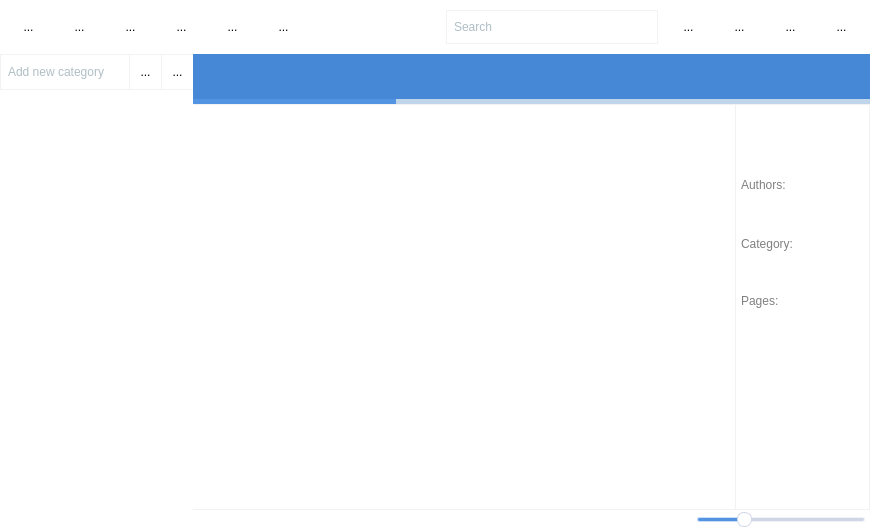
<?xml version="1.0" encoding="UTF-8"?>
<ui version="4.0">
 <class>MainWindow</class>
 <widget class="QMainWindow" name="MainWindow">
  <property name="geometry">
   <rect>
    <x>0</x>
    <y>0</y>
    <width>870</width>
    <height>530</height>
   </rect>
  </property>
  <property name="minimumSize">
   <size>
    <width>870</width>
    <height>530</height>
   </size>
  </property>
  <property name="maximumSize">
   <size>
    <width>16777215</width>
    <height>16777215</height>
   </size>
  </property>
  <property name="windowTitle">
   <string>V-Library</string>
  </property>
  <property name="windowIcon">
   <iconset resource="images.qrc">
    <normaloff>:/logo/images/logo.png</normaloff>:/logo/images/logo.png</iconset>
  </property>
  <property name="styleSheet">
   <string notr="true">/*
	QMainWindow
*/

QMainWindow
{
	background-color: rgb(255, 255, 255)
}

/*
	QListWidget
*/

QListWidget#list__categories
{
	color:#607D8B;
	background-color: white;
	border-top: 0px;
}
QListWidget#list__categories:item
{
	background-color: #ECEFF1;
	margin-bottom:1px;
	padding:5px;
	height: 30px;
	border-radius: 0px
}
QListWidget#list__categories:item:hover
{
	background-color: #f2f2f2;
	border: 0px
}
QListWidget#list__categories:item:selected
{
	background-color: #f2f2f2;
	color:#607D8B;
}

/*************************************/

QListWidget#list__books
{
	border: 1px solid #f2f2f2;
	border-left: 0;
	border-right: 0;
	color: #607D8B;
	background-color: qlineargradient(spread:pad, x1:0.349, y1:0.869, x2:0.283, 		y2:0.744, stop:0 rgba(250, 250, 250, 255), stop:0.330189 rgba(250, 250, 250, 255), stop:0.334906 rgba(250, 250, 250, 255), stop:0.665094 rgba(250, 250, 250, 255), stop:0.67 rgba(244, 244, 244, 255), stop:1 rgba(244, 244, 244, 255))
}

QListWidget#list__books:item
{
	background-color: white;
	border-radius: 2px;
	margin: 8px;
	width: 129px;
	height: 190px
}

QListWidget#list__books:item:hover
{
	background-color: #f2f2f2;
	border: 1px solid #ECEFF1
}

QListWidget#list__books:item:selected
{
	background-color: #f2f2f2;
	border: 1px solid #ECEFF1;
	color: #607D8B
}

/*
	QFrame
*/

QFrame#sidebar
{
	background-color: white;
	border: 1px solid #f2f2f2
}

QFrame#alert__form
{
	background-color: #4687D6;
	border: 0
}

/*
	QLineEdit
*/

QLineEdit#name__category,
QLineEdit#search__line__edit
{
	border: 1px solid #f2f2f2;
	color: #607D8B;
	height: 34px;
	padding: 0 5px
}

QLineEdit#search__line__edit
{
	width: 200px;
	height: 32px
}

/*
	QToolButton
*/

QToolButton
{
	background: transparent;
	width: 30px;
	padding: 4px;
	border: 0
}

QToolButton:hover
{
	background-color: #ECEFF1;
	border-radius: 3px
}

QToolButton#add__category,
QToolButton#edit__category
{
	border: 1px solid #f2f2f2;
	border-right: 0;
	width: 28px;
	height: 31px;
	padding: 0px;
	border-radius: 0
}

QToolButton#add__category
{
	border-right: 0;
	border-left: 0
}

QToolButton#close:hover
{
	background-color: none
}

/*
	QScrollBar
*/

QScrollBar:vertical
{
	background-color: #eceff1;
	width: 5px;    
	margin: 0;
	border: 0
}

QScrollBar::handle:vertical
{
	background-color: #b0bec5;
	min-height: 15px;
	border-radius: 2px
}

QScrollBar::add-line:vertical
{
	height: 0px
}

QScrollBar::sub-line:vertical
{
	height: 0px
}

QScrollBar:horizontal
{
	background-color: #eceff1;
	height: 5px;    
	margin: 0;
	border: 0
}

QScrollBar::handle:horizontal
{
	background-color: #b0bec5;
	min-width: 15px;
	border-radius: 2px
}

QScrollBar::add-line:horizontal
{
	width: 0px
}

QScrollBar::sub-line:horizontal
{
	width: 0px
}

/*
	QProgressBar
*/

QProgressBar
{
	border-radius: 0;
	background-color: #c0d4ea
}

QProgressBar::chunk
{
	background-color: #5294e2
}

/*
	QToolTip
*/

QToolTip
{
	color: grey;
	border: 0;
	background-color: white
}

/*
	QMain
*/

QMain
{
	background-color: rgb(255, 255, 255);
}

/*
	QMenu
*/

QMenu::item
{
	padding: 4px 20px 4px 20px;
}

QMenu::item:selected
{
     background: #4c7fbf;
	 color:white
}

/*
	QLabel
*/

QLabel
{
	color: grey
}

QLabel#book__image
{
	border: 0px
}

QLabel#book__title
{
	margin-bottom: 20px
}

QLabel#book__title,
QLabel#book__author,
QLabel#book__category
{
	color: #5c616c
}

QLabel#msg
{
	color: white
}

/*
	QSlider
*/

QSlider::groove:horizontal
{
	background: white;
	height: 5px;
	border-radius: 4px;
}

QSlider::sub-page:horizontal
{
	background: #5294e2;
	border: 1px solid #c9def6;
	height: 10px;
	border-radius: 2px;
}

QSlider::add-page:horizontal
{
	background: #cfd6e6;
	border: 1px solid #f0f2f7;
	height: 10px;
	border-radius: 2px;
}

QSlider::handle:horizontal
{
	background: white;
	border: 1px solid #cfd6e6;
	width: 13px;
	margin-top: -5px;
	margin-bottom: -5px;
	border-radius: 7px;
}

QSlider::handle:horizontal:hover
{
	background: #5294e2;
	border: 1px solid #5294e2;
}

QSlider::handle:horizontal:disabled
{
	border: 1px solid #f0f2f7;
}</string>
  </property>
  <widget class="QWidget" name="centralwidget">
   <layout class="QGridLayout" name="gridLayout">
    <property name="leftMargin">
     <number>0</number>
    </property>
    <property name="topMargin">
     <number>8</number>
    </property>
    <property name="rightMargin">
     <number>0</number>
    </property>
    <property name="bottomMargin">
     <number>0</number>
    </property>
    <property name="horizontalSpacing">
     <number>0</number>
    </property>
    <property name="verticalSpacing">
     <number>8</number>
    </property>
    <item row="0" column="0">
     <layout class="QHBoxLayout" name="horizontalLayout" stretch="0,0,0,0,0,0,0,0,0,0,0,0">
      <property name="spacing">
       <number>10</number>
      </property>
      <property name="leftMargin">
       <number>8</number>
      </property>
      <property name="topMargin">
       <number>2</number>
      </property>
      <property name="rightMargin">
       <number>8</number>
      </property>
      <property name="bottomMargin">
       <number>2</number>
      </property>
      <item>
       <widget class="QToolButton" name="add__book">
        <property name="enabled">
         <bool>true</bool>
        </property>
        <property name="toolTip">
         <string>Add</string>
        </property>
        <property name="text">
         <string>...</string>
        </property>
        <property name="icon">
         <iconset resource="images.qrc">
          <normaloff>:/interface/images/Add File_24px.png</normaloff>:/interface/images/Add File_24px.png</iconset>
        </property>
        <property name="iconSize">
         <size>
          <width>26</width>
          <height>26</height>
         </size>
        </property>
       </widget>
      </item>
      <item>
       <widget class="QToolButton" name="open__book">
        <property name="toolTip">
         <string>View</string>
        </property>
        <property name="text">
         <string>...</string>
        </property>
        <property name="icon">
         <iconset resource="images.qrc">
          <normaloff>:/interface/images/View_24px.png</normaloff>:/interface/images/View_24px.png</iconset>
        </property>
        <property name="iconSize">
         <size>
          <width>26</width>
          <height>26</height>
         </size>
        </property>
       </widget>
      </item>
      <item>
       <widget class="QToolButton" name="edit__book">
        <property name="toolTip">
         <string>Edit</string>
        </property>
        <property name="text">
         <string>...</string>
        </property>
        <property name="icon">
         <iconset resource="images.qrc">
          <normaloff>:/interface/images/Edit File_24px.png</normaloff>:/interface/images/Edit File_24px.png</iconset>
        </property>
        <property name="iconSize">
         <size>
          <width>26</width>
          <height>26</height>
         </size>
        </property>
       </widget>
      </item>
      <item>
       <widget class="QToolButton" name="get__book">
        <property name="toolTip">
         <string>Copy book to...</string>
        </property>
        <property name="text">
         <string>...</string>
        </property>
        <property name="icon">
         <iconset resource="images.qrc">
          <normaloff>:/interface/images/Load Resume Template_24px.png</normaloff>:/interface/images/Load Resume Template_24px.png</iconset>
        </property>
        <property name="iconSize">
         <size>
          <width>26</width>
          <height>26</height>
         </size>
        </property>
       </widget>
      </item>
      <item>
       <widget class="QToolButton" name="delete__book">
        <property name="toolTip">
         <string>Delete</string>
        </property>
        <property name="text">
         <string>...</string>
        </property>
        <property name="icon">
         <iconset resource="images.qrc">
          <normaloff>:/interface/images/Delete File_24px.png</normaloff>:/interface/images/Delete File_24px.png</iconset>
        </property>
        <property name="iconSize">
         <size>
          <width>26</width>
          <height>26</height>
         </size>
        </property>
       </widget>
      </item>
      <item>
       <widget class="QToolButton" name="about">
        <property name="toolTip">
         <string>About</string>
        </property>
        <property name="text">
         <string>...</string>
        </property>
        <property name="icon">
         <iconset resource="images.qrc">
          <normaloff>:/interface/images/About_24px.png</normaloff>:/interface/images/About_24px.png</iconset>
        </property>
        <property name="iconSize">
         <size>
          <width>26</width>
          <height>26</height>
         </size>
        </property>
       </widget>
      </item>
      <item>
       <spacer name="horizontalSpacer">
        <property name="orientation">
         <enum>Qt::Horizontal</enum>
        </property>
        <property name="sizeHint" stdset="0">
         <size>
          <width>285</width>
          <height>20</height>
         </size>
        </property>
       </spacer>
      </item>
      <item>
       <widget class="QLineEdit" name="search__line__edit">
        <property name="enabled">
         <bool>true</bool>
        </property>
        <property name="maximumSize">
         <size>
          <width>250</width>
          <height>16777215</height>
         </size>
        </property>
        <property name="font">
         <font>
          <weight>50</weight>
          <italic>false</italic>
          <bold>false</bold>
         </font>
        </property>
        <property name="dragEnabled">
         <bool>false</bool>
        </property>
        <property name="placeholderText">
         <string>Search</string>
        </property>
       </widget>
      </item>
      <item>
       <widget class="QToolButton" name="search">
        <property name="toolTip">
         <string>Search</string>
        </property>
        <property name="text">
         <string>...</string>
        </property>
        <property name="icon">
         <iconset resource="images.qrc">
          <normaloff>:/interface/images/Search_24px.png</normaloff>:/interface/images/Search_24px.png</iconset>
        </property>
        <property name="iconSize">
         <size>
          <width>26</width>
          <height>26</height>
         </size>
        </property>
       </widget>
      </item>
      <item>
       <widget class="QToolButton" name="list__mode">
        <property name="toolTip">
         <string>ListMode</string>
        </property>
        <property name="text">
         <string>...</string>
        </property>
        <property name="icon">
         <iconset resource="images.qrc">
          <normaloff>:/interface/images/News Feed_24px.png</normaloff>:/interface/images/News Feed_24px.png</iconset>
        </property>
        <property name="iconSize">
         <size>
          <width>26</width>
          <height>26</height>
         </size>
        </property>
       </widget>
      </item>
      <item>
       <widget class="QToolButton" name="icon__mode">
        <property name="toolTip">
         <string>IconMode</string>
        </property>
        <property name="styleSheet">
         <string notr="true"/>
        </property>
        <property name="text">
         <string>...</string>
        </property>
        <property name="icon">
         <iconset resource="images.qrc">
          <normaloff>:/interface/images/Grid View_24px.png</normaloff>:/interface/images/Grid View_24px.png</iconset>
        </property>
        <property name="iconSize">
         <size>
          <width>26</width>
          <height>26</height>
         </size>
        </property>
        <property name="checked">
         <bool>false</bool>
        </property>
       </widget>
      </item>
      <item>
       <widget class="QToolButton" name="toggle__sidebar">
        <property name="toolTip">
         <string>Show Panel</string>
        </property>
        <property name="text">
         <string>...</string>
        </property>
        <property name="icon">
         <iconset resource="images.qrc">
          <normaloff>:/interface/images/Left page_24px.png</normaloff>:/interface/images/Left page_24px.png</iconset>
        </property>
        <property name="iconSize">
         <size>
          <width>26</width>
          <height>26</height>
         </size>
        </property>
       </widget>
      </item>
     </layout>
    </item>
    <item row="1" column="0">
     <layout class="QHBoxLayout" name="horizontalLayout_4" stretch="2,7">
      <property name="spacing">
       <number>0</number>
      </property>
      <item>
       <layout class="QVBoxLayout" name="verticalLayout">
        <property name="spacing">
         <number>0</number>
        </property>
        <item>
         <layout class="QHBoxLayout" name="horizontalLayout_2">
          <property name="spacing">
           <number>0</number>
          </property>
          <item>
           <widget class="QLineEdit" name="name__category">
            <property name="maximumSize">
             <size>
              <width>185</width>
              <height>16777215</height>
             </size>
            </property>
            <property name="toolTip">
             <string>Add new category</string>
            </property>
            <property name="styleSheet">
             <string notr="true"/>
            </property>
            <property name="inputMask">
             <string/>
            </property>
            <property name="text">
             <string/>
            </property>
            <property name="placeholderText">
             <string>Add new category</string>
            </property>
            <property name="cursorMoveStyle">
             <enum>Qt::LogicalMoveStyle</enum>
            </property>
           </widget>
          </item>
          <item>
           <widget class="QToolButton" name="add__category">
            <property name="toolTip">
             <string>Add</string>
            </property>
            <property name="styleSheet">
             <string notr="true"/>
            </property>
            <property name="text">
             <string>...</string>
            </property>
            <property name="icon">
             <iconset resource="images.qrc">
              <normaloff>:/interface/images/Plus_18px.png</normaloff>:/interface/images/Plus_18px.png</iconset>
            </property>
            <property name="iconSize">
             <size>
              <width>18</width>
              <height>18</height>
             </size>
            </property>
           </widget>
          </item>
          <item>
           <widget class="QToolButton" name="edit__category">
            <property name="enabled">
             <bool>true</bool>
            </property>
            <property name="toolTip">
             <string>Edit</string>
            </property>
            <property name="styleSheet">
             <string notr="true">border-right: 0</string>
            </property>
            <property name="text">
             <string>...</string>
            </property>
            <property name="icon">
             <iconset resource="images.qrc">
              <normaloff>:/interface/images/Edit_16px.png</normaloff>:/interface/images/Edit_16px.png</iconset>
            </property>
            <property name="iconSize">
             <size>
              <width>16</width>
              <height>16</height>
             </size>
            </property>
           </widget>
          </item>
         </layout>
        </item>
        <item>
         <widget class="QListWidget" name="list__categories">
          <property name="maximumSize">
           <size>
            <width>250</width>
            <height>16777215</height>
           </size>
          </property>
          <property name="styleSheet">
           <string notr="true"/>
          </property>
          <property name="frameShape">
           <enum>QFrame::NoFrame</enum>
          </property>
          <property name="verticalScrollBarPolicy">
           <enum>Qt::ScrollBarAsNeeded</enum>
          </property>
          <property name="horizontalScrollBarPolicy">
           <enum>Qt::ScrollBarAsNeeded</enum>
          </property>
          <property name="dragDropMode">
           <enum>QAbstractItemView::InternalMove</enum>
          </property>
          <property name="iconSize">
           <size>
            <width>22</width>
            <height>22</height>
           </size>
          </property>
          <property name="spacing">
           <number>0</number>
          </property>
         </widget>
        </item>
       </layout>
      </item>
      <item>
       <layout class="QVBoxLayout" name="verticalLayout_2">
        <property name="spacing">
         <number>0</number>
        </property>
        <item>
         <widget class="QFrame" name="alert__form">
          <property name="minimumSize">
           <size>
            <width>0</width>
            <height>37</height>
           </size>
          </property>
          <property name="styleSheet">
           <string notr="true"/>
          </property>
          <property name="frameShape">
           <enum>QFrame::StyledPanel</enum>
          </property>
          <property name="frameShadow">
           <enum>QFrame::Raised</enum>
          </property>
          <layout class="QHBoxLayout" name="horizontalLayout_6">
           <item>
            <widget class="QLabel" name="msg">
             <property name="font">
              <font>
               <pointsize>10</pointsize>
              </font>
             </property>
             <property name="text">
              <string/>
             </property>
            </widget>
           </item>
           <item>
            <widget class="QToolButton" name="close">
             <property name="icon">
              <iconset resource="images.qrc">
               <normaloff>:/interface/images/Close_24px.png</normaloff>:/interface/images/Close_24px.png</iconset>
             </property>
            </widget>
           </item>
          </layout>
         </widget>
        </item>
        <item>
         <widget class="QProgressBar" name="progressBar">
          <property name="maximumSize">
           <size>
            <width>16777215</width>
            <height>5</height>
           </size>
          </property>
          <property name="minimum">
           <number>0</number>
          </property>
          <property name="value">
           <number>30</number>
          </property>
          <property name="textVisible">
           <bool>false</bool>
          </property>
         </widget>
        </item>
        <item>
         <layout class="QHBoxLayout" name="horizontalLayout_3" stretch="4,1">
          <property name="spacing">
           <number>0</number>
          </property>
          <item>
           <layout class="QGridLayout" name="gridLayout_2">
            <property name="leftMargin">
             <number>0</number>
            </property>
            <property name="spacing">
             <number>0</number>
            </property>
            <item row="0" column="0">
             <widget class="QListWidget" name="list__books">
              <property name="styleSheet">
               <string notr="true"/>
              </property>
              <property name="frameShape">
               <enum>QFrame::StyledPanel</enum>
              </property>
              <property name="verticalScrollBarPolicy">
               <enum>Qt::ScrollBarAsNeeded</enum>
              </property>
              <property name="horizontalScrollBarPolicy">
               <enum>Qt::ScrollBarAlwaysOff</enum>
              </property>
              <property name="autoScroll">
               <bool>true</bool>
              </property>
              <property name="editTriggers">
               <set>QAbstractItemView::DoubleClicked|QAbstractItemView::EditKeyPressed</set>
              </property>
              <property name="alternatingRowColors">
               <bool>false</bool>
              </property>
              <property name="iconSize">
               <size>
                <width>140</width>
                <height>140</height>
               </size>
              </property>
              <property name="movement">
               <enum>QListView::Static</enum>
              </property>
              <property name="flow">
               <enum>QListView::LeftToRight</enum>
              </property>
              <property name="resizeMode">
               <enum>QListView::Adjust</enum>
              </property>
              <property name="layoutMode">
               <enum>QListView::SinglePass</enum>
              </property>
              <property name="spacing">
               <number>15</number>
              </property>
              <property name="viewMode">
               <enum>QListView::IconMode</enum>
              </property>
              <property name="modelColumn">
               <number>0</number>
              </property>
              <property name="uniformItemSizes">
               <bool>false</bool>
              </property>
              <property name="wordWrap">
               <bool>true</bool>
              </property>
             </widget>
            </item>
           </layout>
          </item>
          <item>
           <widget class="QFrame" name="sidebar">
            <property name="styleSheet">
             <string notr="true"/>
            </property>
            <property name="frameShape">
             <enum>QFrame::StyledPanel</enum>
            </property>
            <property name="frameShadow">
             <enum>QFrame::Raised</enum>
            </property>
            <layout class="QVBoxLayout" name="verticalLayout_4">
             <property name="spacing">
              <number>2</number>
             </property>
             <property name="margin">
              <number>2</number>
             </property>
             <item>
              <layout class="QGridLayout" name="gridLayout_3">
               <property name="margin">
                <number>5</number>
               </property>
               <property name="spacing">
                <number>6</number>
               </property>
               <item row="0" column="0">
                <widget class="QLabel" name="book__image">
                 <property name="maximumSize">
                  <size>
                   <width>151</width>
                   <height>220</height>
                  </size>
                 </property>
                 <property name="styleSheet">
                  <string notr="true"/>
                 </property>
                 <property name="text">
                  <string/>
                 </property>
                 <property name="scaledContents">
                  <bool>true</bool>
                 </property>
                </widget>
               </item>
              </layout>
             </item>
             <item>
              <layout class="QVBoxLayout" name="verticalLayout_3">
               <property name="spacing">
                <number>6</number>
               </property>
               <item>
                <widget class="QScrollArea" name="scrollArea">
                 <property name="styleSheet">
                  <string notr="true">background-color: white;
border: 0px;</string>
                 </property>
                 <property name="widgetResizable">
                  <bool>true</bool>
                 </property>
                 <widget class="QWidget" name="scrollAreaWidgetContents">
                  <property name="geometry">
                   <rect>
                    <x>0</x>
                    <y>0</y>
                    <width>126</width>
                    <height>366</height>
                   </rect>
                  </property>
                  <layout class="QVBoxLayout" name="verticalLayout_5" stretch="1,1,1,1,1,0,0,6">
                   <property name="spacing">
                    <number>6</number>
                   </property>
                   <property name="leftMargin">
                    <number>3</number>
                   </property>
                   <property name="topMargin">
                    <number>3</number>
                   </property>
                   <property name="rightMargin">
                    <number>3</number>
                   </property>
                   <property name="bottomMargin">
                    <number>0</number>
                   </property>
                   <item>
                    <widget class="QLabel" name="book__title">
                     <property name="styleSheet">
                      <string notr="true"/>
                     </property>
                     <property name="text">
                      <string/>
                     </property>
                     <property name="wordWrap">
                      <bool>true</bool>
                     </property>
                    </widget>
                   </item>
                   <item>
                    <widget class="QLabel" name="book__author__lbl">
                     <property name="maximumSize">
                      <size>
                       <width>16777215</width>
                       <height>17</height>
                      </size>
                     </property>
                     <property name="text">
                      <string>Authors:</string>
                     </property>
                    </widget>
                   </item>
                   <item>
                    <widget class="QLabel" name="book__author">
                     <property name="styleSheet">
                      <string notr="true"/>
                     </property>
                     <property name="text">
                      <string/>
                     </property>
                     <property name="wordWrap">
                      <bool>true</bool>
                     </property>
                    </widget>
                   </item>
                   <item>
                    <widget class="QLabel" name="label_6">
                     <property name="maximumSize">
                      <size>
                       <width>16777215</width>
                       <height>17</height>
                      </size>
                     </property>
                     <property name="text">
                      <string>Category:</string>
                     </property>
                    </widget>
                   </item>
                   <item>
                    <widget class="QLabel" name="book__category">
                     <property name="styleSheet">
                      <string notr="true"/>
                     </property>
                     <property name="text">
                      <string/>
                     </property>
                     <property name="wordWrap">
                      <bool>true</bool>
                     </property>
                    </widget>
                   </item>
                   <item>
                    <widget class="QLabel" name="book__pages__lbl">
                     <property name="text">
                      <string>Pages:</string>
                     </property>
                    </widget>
                   </item>
                   <item>
                    <widget class="QLabel" name="book__pages">
                     <property name="text">
                      <string/>
                     </property>
                    </widget>
                   </item>
                   <item>
                    <spacer name="verticalSpacer">
                     <property name="orientation">
                      <enum>Qt::Vertical</enum>
                     </property>
                     <property name="sizeHint" stdset="0">
                      <size>
                       <width>20</width>
                       <height>40</height>
                      </size>
                     </property>
                    </spacer>
                   </item>
                  </layout>
                 </widget>
                </widget>
               </item>
              </layout>
             </item>
            </layout>
           </widget>
          </item>
         </layout>
        </item>
        <item>
         <layout class="QHBoxLayout" name="horizontalLayout_5" stretch="6,2">
          <property name="spacing">
           <number>0</number>
          </property>
          <property name="leftMargin">
           <number>0</number>
          </property>
          <property name="topMargin">
           <number>0</number>
          </property>
          <property name="rightMargin">
           <number>5</number>
          </property>
          <item>
           <spacer name="horizontalSpacer_2">
            <property name="orientation">
             <enum>Qt::Horizontal</enum>
            </property>
            <property name="sizeHint" stdset="0">
             <size>
              <width>218</width>
              <height>20</height>
             </size>
            </property>
           </spacer>
          </item>
          <item>
           <widget class="QSlider" name="slider">
            <property name="styleSheet">
             <string notr="true"/>
            </property>
            <property name="minimum">
             <number>129</number>
            </property>
            <property name="maximum">
             <number>190</number>
            </property>
            <property name="value">
             <number>145</number>
            </property>
            <property name="tracking">
             <bool>true</bool>
            </property>
            <property name="orientation">
             <enum>Qt::Horizontal</enum>
            </property>
           </widget>
          </item>
         </layout>
        </item>
       </layout>
      </item>
     </layout>
    </item>
   </layout>
  </widget>
 </widget>
 <tabstops>
  <tabstop>slider</tabstop>
  <tabstop>edit__category</tabstop>
  <tabstop>add__category</tabstop>
  <tabstop>name__category</tabstop>
  <tabstop>list__categories</tabstop>
  <tabstop>add__book</tabstop>
  <tabstop>open__book</tabstop>
  <tabstop>edit__book</tabstop>
  <tabstop>delete__book</tabstop>
  <tabstop>about</tabstop>
  <tabstop>search__line__edit</tabstop>
  <tabstop>search</tabstop>
  <tabstop>list__mode</tabstop>
  <tabstop>icon__mode</tabstop>
  <tabstop>toggle__sidebar</tabstop>
  <tabstop>scrollArea</tabstop>
  <tabstop>list__books</tabstop>
  <tabstop>get__book</tabstop>
 </tabstops>
 <resources>
  <include location="images.qrc"/>
 </resources>
 <connections/>
</ui>
